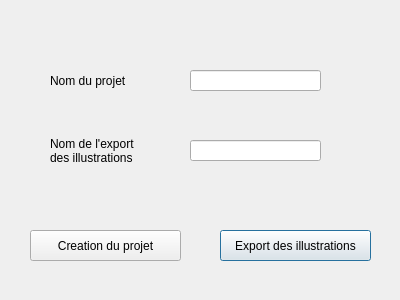
<?xml version="1.0" encoding="UTF-8"?>
<ui version="4.0">
 <class>LoadingProjectDialogBase</class>
 <widget class="QDialog" name="LoadingProjectDialogBase">
  <property name="geometry">
   <rect>
    <x>0</x>
    <y>0</y>
    <width>400</width>
    <height>300</height>
   </rect>
  </property>
  <property name="windowTitle">
   <string>Load a project</string>
  </property>
  <widget class="QLineEdit" name="lineEdit">
   <property name="geometry">
    <rect>
     <x>190</x>
     <y>70</y>
     <width>131</width>
     <height>21</height>
    </rect>
   </property>
  </widget>
  <widget class="QLabel" name="label">
   <property name="geometry">
    <rect>
     <x>50</x>
     <y>70</y>
     <width>101</width>
     <height>21</height>
    </rect>
   </property>
   <property name="text">
    <string>Nom du projet</string>
   </property>
  </widget>
  <widget class="QPushButton" name="pushButton_2">
   <property name="geometry">
    <rect>
     <x>220</x>
     <y>230</y>
     <width>151</width>
     <height>31</height>
    </rect>
   </property>
   <property name="text">
    <string>Export des illustrations</string>
   </property>
  </widget>
  <widget class="QPushButton" name="pushButton_1">
   <property name="geometry">
    <rect>
     <x>30</x>
     <y>230</y>
     <width>151</width>
     <height>31</height>
    </rect>
   </property>
   <property name="text">
    <string>Creation du projet</string>
   </property>
  </widget>
  <widget class="QLineEdit" name="lineEdit_2">
   <property name="geometry">
    <rect>
     <x>190</x>
     <y>140</y>
     <width>131</width>
     <height>21</height>
    </rect>
   </property>
  </widget>
  <widget class="QLabel" name="label_2">
   <property name="geometry">
    <rect>
     <x>50</x>
     <y>120</y>
     <width>111</width>
     <height>61</height>
    </rect>
   </property>
   <property name="text">
    <string>Nom de l'export
des illustrations</string>
   </property>
  </widget>
 </widget>
 <resources/>
 <connections/>
</ui>
